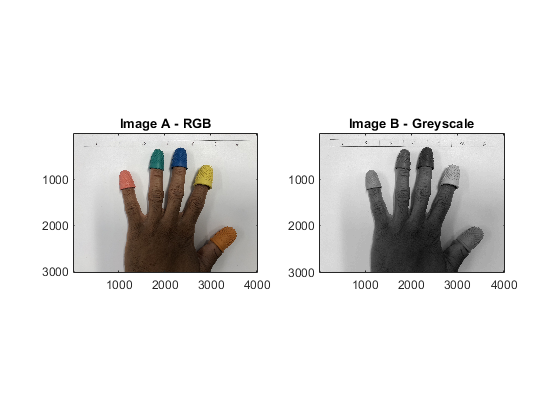
%> input picture images/A1.bmp, 560 x 420 px
$ octave A3_thresholding.m   (GNU Octave 9; MATLAB toolbox functions it lacks are replaced by stand-ins)
%> lines starting %> are read from the running program, lines starting %| are printed output that depends on the picture; in (x1, y1, x2, y2) boxes, pixels count from 0 and x2, y2 are one past the last pixel; in counts of white or black regions, pixels touching at a corner belong together; the program's own positions count from 1
clear all;
close all;
clc;

%A3
hand = uigetfile();
%> the answer given: images/A1.bmp
hand = imread(hand);
%> hand is the input picture: size 420x560x3 uint8; mean R, G, B 230.8, 230.1, 229.3
%imtool(hand); %used to help find thresholds

red = hand(:, :, 1);
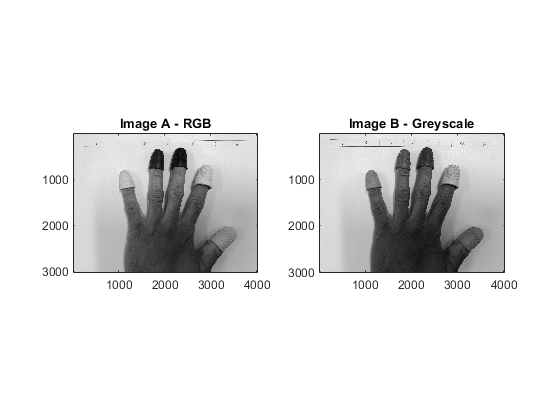
%> red: size 420x560 uint8; min 0, max 255, mean 230.8
green = hand(:, :, 2);
blue = hand(:, :, 3);
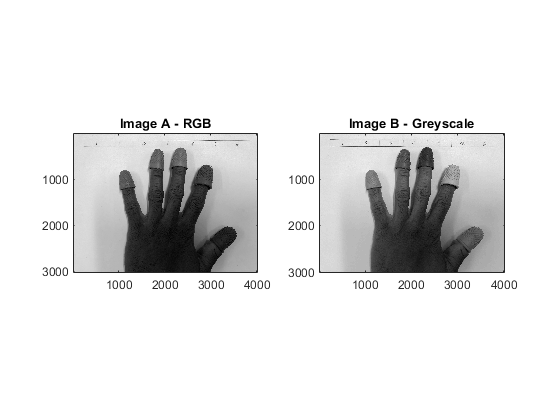
%> blue: size 420x560 uint8; min 0, max 255, mean 229.3

orangeTipBinary = red > 110 & red < 146 & green > 59 & green < 90 & blue < 46 & blue > 14;
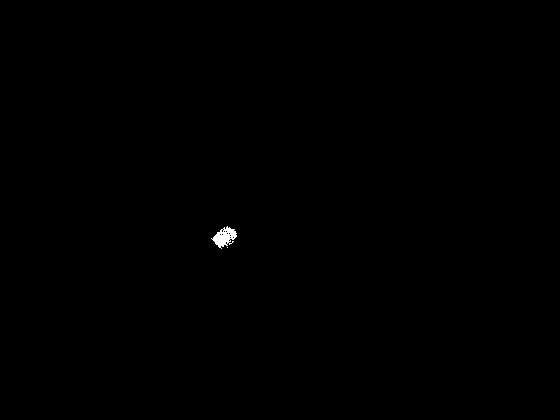
%> orangeTipBinary: size 420x560 logical; 0.13% white; 2 white regions (1 under 20 px), largest, box (x1, y1, x2, y2) and area: (211, 226, 237, 249) 307
orangeTipIsolated = hand;
orangeTipIsolated(repmat(~orangeTipBinary,[1 1 3])) = 0;

yellowTipBinary = green > 113 & blue < 79;
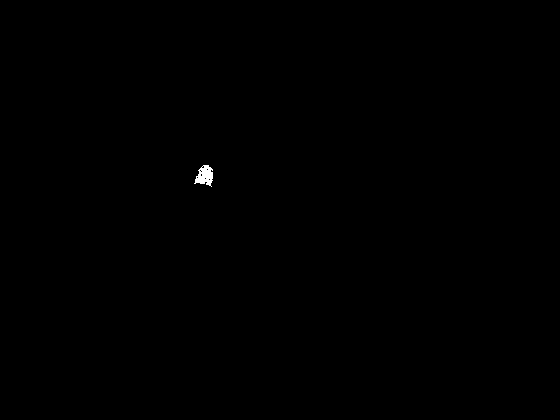
%> yellowTipBinary: size 420x560 logical; 0.11% white; 1 white region, box (x1, y1, x2, y2) and area: (194, 165, 213, 187) 260
yellowTipIsolated = hand;
yellowTipIsolated(repmat(~yellowTipBinary,[1 1 3])) = 0;

blueTipBinary = red < 64 & green < 93 & blue > 95;
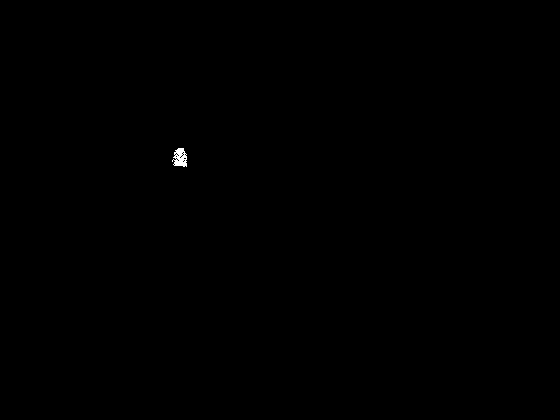
%> blueTipBinary: size 420x560 logical; 0.08% white; 1 white region, box (x1, y1, x2, y2) and area: (172, 148, 187, 167) 190
blueTipIsolated = hand;
blueTipIsolated(repmat(~blueTipBinary,[1 1 3])) = 0;

greenTipBinary = red < 78 & green > 90 & blue < 111 & blue > 54;
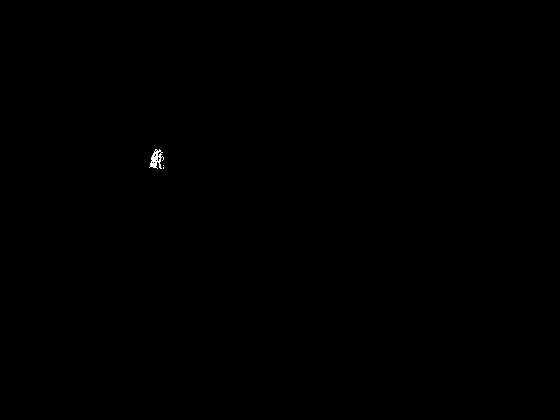
%> greenTipBinary: size 420x560 logical; 0.06% white in thin lines or dots, all inside (x1, y1, x2, y2) = (149, 149, 164, 169)
greenTipIsolated = hand;
greenTipIsolated(repmat(~greenTipBinary,[1 1 3])) = 0;

redTipBinary = red > 173 & green > 80 & green < 150 & blue > 60 & blue < 125;
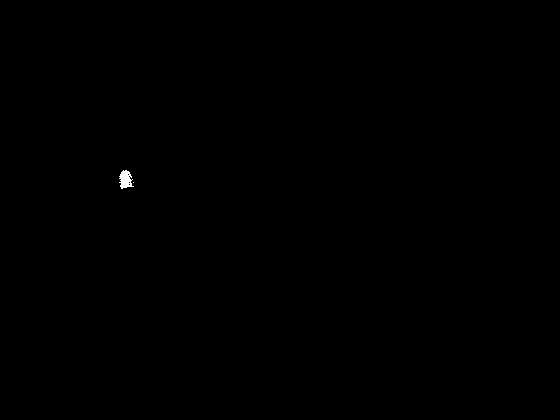
%> redTipBinary: size 420x560 logical; 0.08% white; 2 white regions (1 under 20 px), largest, box (x1, y1, x2, y2) and area: (119, 170, 134, 189) 182
redTipIsolated = hand;
redTipIsolated(repmat(~redTipBinary,[1 1 3])) = 0;

figure;
subplot(6,2,1);
imshow(orangeTipBinary);colormap gray;axis image;title('Binary Masks');
subplot(6,2,2);
imshow(orangeTipIsolated);colormap gray;axis image;title('Isolated Pixels');
subplot(6,2,3);
imshow(yellowTipBinary);
subplot(6,2,4);
imshow(yellowTipIsolated);
subplot(6,2,5);
imshow(blueTipBinary);
subplot(6,2,6);
imshow(blueTipIsolated);
subplot(6,2,7);
imshow(greenTipBinary);
subplot(6,2,8);
imshow(greenTipIsolated);
subplot(6,2,9);
imshow(redTipBinary);
subplot(6,2,10);
imshow(redTipIsolated);
